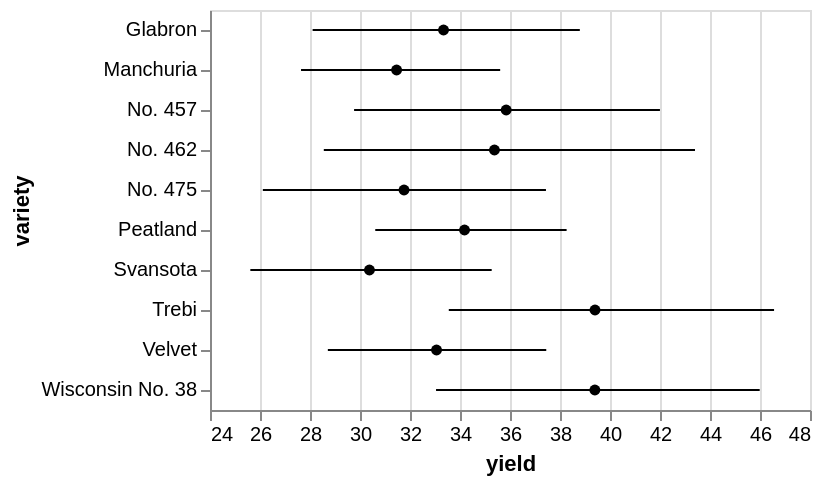

Describe this chart as a Vega-Lite specification.
### Vega-Lite specification from a JSON file in a GitHub repository (floating-point values rounded to 4 significant figures)
{"$schema": "https://vega.github.io/schema/vega-lite/v4.json", "data": {"values": [{"yield": 27, "variety": "Manchuria", "year": 1931, "site": "University Farm"}, {"yield": 48.87, "variety": "Manchuria", "year": 1931, "site": "Waseca"}, {"yield": 27.43, "variety": "Manchuria", "year": 1931, "site": "Morris"}, {"yield": 39.93, "variety": "Manchuria", "year": 1931, "site": "Crookston"}, {"yield": 32.97, "variety": "Manchuria", "year": 1931, "site": "Grand Rapids"}, {"yield": 28.97, "variety": "Manchuria", "year": 1931, "site": "Duluth"}, {"yield": 43.07, "variety": "Glabron", "year": 1931, "site": "University Farm"}, {"yield": 55.2, "variety": "Glabron", "year": 1931, "site": "Waseca"}, {"yield": 28.77, "variety": "Glabron", "year": 1931, "site": "Morris"}, {"yield": 38.13, "variety": "Glabron", "year": 1931, "site": "Crookston"}, {"yield": 29.13, "variety": "Glabron", "year": 1931, "site": "Grand Rapids"}, {"yield": 29.67, "variety": "Glabron", "year": 1931, "site": "Duluth"}, {"yield": 35.13, "variety": "Svansota", "year": 1931, "site": "University Farm"}, {"yield": 47.33, "variety": "Svansota", "year": 1931, "site": "Waseca"}, {"yield": 25.77, "variety": "Svansota", "year": 1931, "site": "Morris"}, {"yield": 40.47, "variety": "Svansota", "year": 1931, "site": "Crookston"}, {"yield": 29.67, "variety": "Svansota", "year": 1931, "site": "Grand Rapids"}, {"yield": 25.7, "variety": "Svansota", "year": 1931, "site": "Duluth"}, {"yield": 39.9, "variety": "Velvet", "year": 1931, "site": "University Farm"}, {"yield": 50.23, "variety": "Velvet", "year": 1931, "site": "Waseca"}, {"yield": 26.13, "variety": "Velvet", "year": 1931, "site": "Morris"}, {"yield": 41.33, "variety": "Velvet", "year": 1931, "site": "Crookston"}, {"yield": 23.03, "variety": "Velvet", "year": 1931, "site": "Grand Rapids"}, {"yield": 26.3, "variety": "Velvet", "year": 1931, "site": "Duluth"}, {"yield": 36.57, "variety": "Trebi", "year": 1931, "site": "University Farm"}, {"yield": 63.83, "variety": "Trebi", "year": 1931, "site": "Waseca"}, {"yield": 43.77, "variety": "Trebi", "year": 1931, "site": "Morris"}, {"yield": 46.93, "variety": "Trebi", "year": 1931, "site": "Crookston"}, {"yield": 29.77, "variety": "Trebi", "year": 1931, "site": "Grand Rapids"}, {"yield": 33.93, "variety": "Trebi", "year": 1931, "site": "Duluth"}, {"yield": 43.27, "variety": "No. 457", "year": 1931, "site": "University Farm"}, {"yield": 58.1, "variety": "No. 457", "year": 1931, "site": "Waseca"}, {"yield": 28.7, "variety": "No. 457", "year": 1931, "site": "Morris"}, {"yield": 45.67, "variety": "No. 457", "year": 1931, "site": "Crookston"}, {"yield": 32.17, "variety": "No. 457", "year": 1931, "site": "Grand Rapids"}, {"yield": 33.6, "variety": "No. 457", "year": 1931, "site": "Duluth"}, {"yield": 36.6, "variety": "No. 462", "year": 1931, "site": "University Farm"}, {"yield": 65.77, "variety": "No. 462", "year": 1931, "site": "Waseca"}, {"yield": 30.37, "variety": "No. 462", "year": 1931, "site": "Morris"}, {"yield": 48.57, "variety": "No. 462", "year": 1931, "site": "Crookston"}, {"yield": 24.93, "variety": "No. 462", "year": 1931, "site": "Grand Rapids"}, {"yield": 28.1, "variety": "No. 462", "year": 1931, "site": "Duluth"}, {"yield": 32.77, "variety": "Peatland", "year": 1931, "site": "University Farm"}, {"yield": 48.57, "variety": "Peatland", "year": 1931, "site": "Waseca"}, {"yield": 29.87, "variety": "Peatland", "year": 1931, "site": "Morris"}, {"yield": 41.6, "variety": "Peatland", "year": 1931, "site": "Crookston"}, {"yield": 34.7, "variety": "Peatland", "year": 1931, "site": "Grand Rapids"}, {"yield": 32, "variety": "Peatland", "year": 1931, "site": "Duluth"}, {"yield": 24.67, "variety": "No. 475", "year": 1931, "site": "University Farm"}, {"yield": 46.77, "variety": "No. 475", "year": 1931, "site": "Waseca"}, {"yield": 22.6, "variety": "No. 475", "year": 1931, "site": "Morris"}, {"yield": 44.1, "variety": "No. 475", "year": 1931, "site": "Crookston"}, {"yield": 19.7, "variety": "No. 475", "year": 1931, "site": "Grand Rapids"}, {"yield": 33.07, "variety": "No. 475", "year": 1931, "site": "Duluth"}, {"yield": 39.3, "variety": "Wisconsin No. 38", "year": 1931, "site": "University Farm"}, {"yield": 58.8, "variety": "Wisconsin No. 38", "year": 1931, "site": "Waseca"}, {"yield": 29.47, "variety": "Wisconsin No. 38", "year": 1931, "site": "Morris"}, {"yield": 49.87, "variety": "Wisconsin No. 38", "year": 1931, "site": "Crookston"}, {"yield": 34.47, "variety": "Wisconsin No. 38", "year": 1931, "site": "Grand Rapids"}, {"yield": 31.6, "variety": "Wisconsin No. 38", "year": 1931, "site": "Duluth"}, {"yield": 26.9, "variety": "Manchuria", "year": 1932, "site": "University Farm"}, {"yield": 33.47, "variety": "Manchuria", "year": 1932, "site": "Waseca"}, {"yield": 34.37, "variety": "Manchuria", "year": 1932, "site": "Morris"}, {"yield": 32.97, "variety": "Manchuria", "year": 1932, "site": "Crookston"}, {"yield": 22.13, "variety": "Manchuria", "year": 1932, "site": "Grand Rapids"}, {"yield": 22.57, "variety": "Manchuria", "year": 1932, "site": "Duluth"}, {"yield": 36.8, "variety": "Glabron", "year": 1932, "site": "University Farm"}, {"yield": 37.73, "variety": "Glabron", "year": 1932, "site": "Waseca"}, {"yield": 35.13, "variety": "Glabron", "year": 1932, "site": "Morris"}, {"yield": 26.17, "variety": "Glabron", "year": 1932, "site": "Crookston"}, {"yield": 14.43, "variety": "Glabron", "year": 1932, "site": "Grand Rapids"}, {"yield": 25.87, "variety": "Glabron", "year": 1932, "site": "Duluth"}, {"yield": 27.43, "variety": "Svansota", "year": 1932, "site": "University Farm"}, {"yield": 38.5, "variety": "Svansota", "year": 1932, "site": "Waseca"}, {"yield": 35.03, "variety": "Svansota", "year": 1932, "site": "Morris"}, {"yield": 20.63, "variety": "Svansota", "year": 1932, "site": "Crookston"}, {"yield": 16.63, "variety": "Svansota", "year": 1932, "site": "Grand Rapids"}, {"yield": 22.23, "variety": "Svansota", "year": 1932, "site": "Duluth"}, {"yield": 26.8, "variety": "Velvet", "year": 1932, "site": "University Farm"}, {"yield": 37.4, "variety": "Velvet", "year": 1932, "site": "Waseca"}, {"yield": 38.83, "variety": "Velvet", "year": 1932, "site": "Morris"}, {"yield": 32.07, "variety": "Velvet", "year": 1932, "site": "Crookston"}, {"yield": 32.23, "variety": "Velvet", "year": 1932, "site": "Grand Rapids"}, {"yield": 22.47, "variety": "Velvet", "year": 1932, "site": "Duluth"}, {"yield": 29.07, "variety": "Trebi", "year": 1932, "site": "University Farm"}, {"yield": 49.23, "variety": "Trebi", "year": 1932, "site": "Waseca"}, {"yield": 46.63, "variety": "Trebi", "year": 1932, "site": "Morris"}, {"yield": 41.83, "variety": "Trebi", "year": 1932, "site": "Crookston"}, {"yield": 20.63, "variety": "Trebi", "year": 1932, "site": "Grand Rapids"}, {"yield": 30.6, "variety": "Trebi", "year": 1932, "site": "Duluth"}, {"yield": 26.43, "variety": "No. 457", "year": 1932, "site": "University Farm"}, {"yield": 42.2, "variety": "No. 457", "year": 1932, "site": "Waseca"}, {"yield": 43.53, "variety": "No. 457", "year": 1932, "site": "Morris"}, {"yield": 34.33, "variety": "No. 457", "year": 1932, "site": "Crookston"}, {"yield": 19.47, "variety": "No. 457", "year": 1932, "site": "Grand Rapids"}, {"yield": 22.7, "variety": "No. 457", "year": 1932, "site": "Duluth"}, {"yield": 25.57, "variety": "No. 462", "year": 1932, "site": "University Farm"}, {"yield": 44.7, "variety": "No. 462", "year": 1932, "site": "Waseca"}, {"yield": 47, "variety": "No. 462", "year": 1932, "site": "Morris"}, {"yield": 30.53, "variety": "No. 462", "year": 1932, "site": "Crookston"}, {"yield": 19.9, "variety": "No. 462", "year": 1932, "site": "Grand Rapids"}, {"yield": 22.5, "variety": "No. 462", "year": 1932, "site": "Duluth"}, {"yield": 28.07, "variety": "Peatland", "year": 1932, "site": "University Farm"}, {"yield": 36.03, "variety": "Peatland", "year": 1932, "site": "Waseca"}, {"yield": 43.2, "variety": "Peatland", "year": 1932, "site": "Morris"}, {"yield": 25.23, "variety": "Peatland", "year": 1932, "site": "Crookston"}, {"yield": 26.77, "variety": "Peatland", "year": 1932, "site": "Grand Rapids"}, {"yield": 31.37, "variety": "Peatland", "year": 1932, "site": "Duluth"}, {"yield": 30, "variety": "No. 475", "year": 1932, "site": "University Farm"}, {"yield": 41.27, "variety": "No. 475", "year": 1932, "site": "Waseca"}, {"yield": 44.23, "variety": "No. 475", "year": 1932, "site": "Morris"}, {"yield": 32.13, "variety": "No. 475", "year": 1932, "site": "Crookston"}, {"yield": 15.23, "variety": "No. 475", "year": 1932, "site": "Grand Rapids"}, {"yield": 27.37, "variety": "No. 475", "year": 1932, "site": "Duluth"}, {"yield": 38, "variety": "Wisconsin No. 38", "year": 1932, "site": "University Farm"}, {"yield": 58.17, "variety": "Wisconsin No. 38", "year": 1932, "site": "Waseca"}, {"yield": 47.17, "variety": "Wisconsin No. 38", "year": 1932, "site": "Morris"}, {"yield": 35.9, "variety": "Wisconsin No. 38", "year": 1932, "site": "Crookston"}, {"yield": 20.67, "variety": "Wisconsin No. 38", "year": 1932, "site": "Grand Rapids"}, {"yield": 29.33, "variety": "Wisconsin No. 38", "year": 1932, "site": "Duluth"}]}, "layer": [{"mark": {"type": "errorbar", "extent": "ci"}, "encoding": {"x": {"field": "yield", "type": "quantitative", "scale": {"zero": false}}, "y": {"field": "variety", "type": "ordinal"}}}, {"mark": {"type": "point", "filled": true, "color": "black"}, "encoding": {"x": {"field": "yield", "type": "quantitative", "aggregate": "mean"}, "y": {"field": "variety", "type": "ordinal"}}}]}
